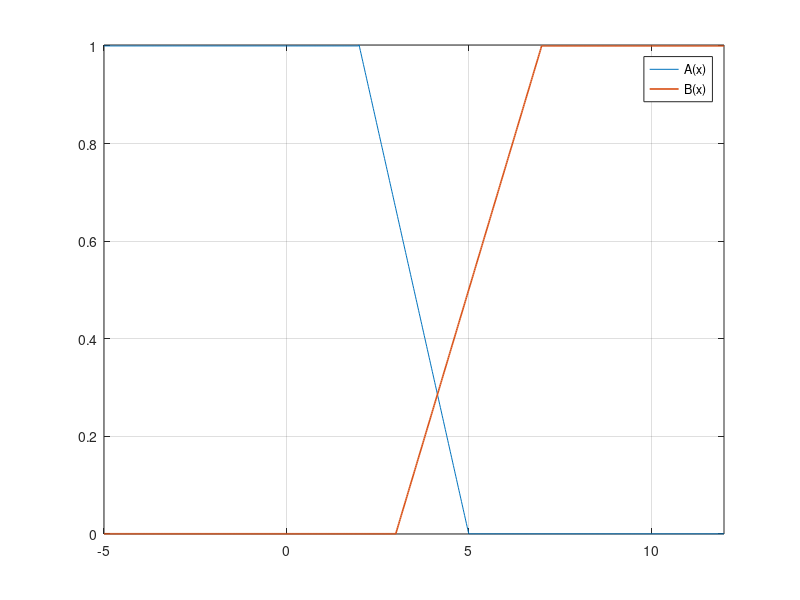

Recreate this plot in MATLAB.
function [] = plot_functions ()

    size = 1000;
    tol = 1e-2;
    x = linspace(-5, 12, size);
    A = zeros(1, size);
    B = A;

    i2 = find_num(x, 2, tol);
    i5 = find_num(x, 5, tol);
    i3 = find_num(x, 3, tol);
    i7 = find_num(x, 7, tol);

    % fprintf('i2 = %d\t x(i2) = %f\n', i2, x(i2))
    % fprintf('i5 = %d\t x(i5) = %f\n', i5, x(i5))
    % fprintf('i3 = %d\t x(i3) = %f\n', i3, x(i3))
    % fprintf('i7 = %d\t x(i2) = %f\n', i7, x(i7))

    A(1,1:i2) = 1;
    A(1,i2:i5) = 1 - (x(i2:i5)-2)/3;
    A(1, i5:size) = 0;

    B(1, 1:i3) = 0;
    B(1, i3:i7) = (x(i3:i7)-3)/4;
    B(1, i7:size) = 1;

    figure(1);
    plot(x, A, x, B, "LinEwidth", 1.2);
    axis tight;
    grid on;
    legend('A(x)', 'B(x)');
    exportgraphics(gca, 'a_b_functions.pdf', 'ContentType', 'vector');
end

function [i] = find_num (x, num_to_find, tolerance)
    for i=1:size(x,2)
        if abs(x(1,i) - num_to_find) < tolerance
            return;
        end
    end
    i = -1;
end